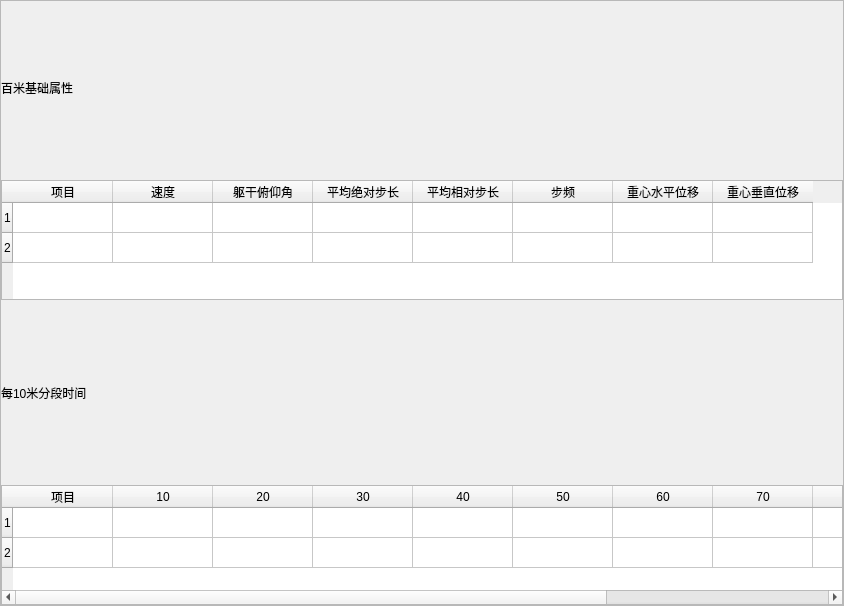
<?xml version="1.0" encoding="UTF-8"?>
<ui version="4.0">
 <class>Form</class>
 <widget class="QWidget" name="Form">
  <property name="geometry">
   <rect>
    <x>0</x>
    <y>0</y>
    <width>844</width>
    <height>606</height>
   </rect>
  </property>
  <property name="windowTitle">
   <string>Form</string>
  </property>
  <layout class="QHBoxLayout" name="horizontalLayout">
   <property name="leftMargin">
    <number>0</number>
   </property>
   <property name="topMargin">
    <number>0</number>
   </property>
   <property name="rightMargin">
    <number>0</number>
   </property>
   <property name="bottomMargin">
    <number>0</number>
   </property>
   <item>
    <widget class="QScrollArea" name="scrollArea">
     <property name="widgetResizable">
      <bool>true</bool>
     </property>
     <widget class="QWidget" name="scrollAreaWidgetContents">
      <property name="geometry">
       <rect>
        <x>0</x>
        <y>0</y>
        <width>842</width>
        <height>604</height>
       </rect>
      </property>
      <layout class="QHBoxLayout" name="horizontalLayout_2">
       <property name="leftMargin">
        <number>0</number>
       </property>
       <property name="topMargin">
        <number>0</number>
       </property>
       <property name="rightMargin">
        <number>0</number>
       </property>
       <property name="bottomMargin">
        <number>0</number>
       </property>
       <item>
        <layout class="QVBoxLayout" name="verticalLayout">
         <item>
          <widget class="QLabel" name="label">
           <property name="text">
            <string>百米基础属性</string>
           </property>
          </widget>
         </item>
         <item>
          <widget class="QTableWidget" name="f1">
           <property name="maximumSize">
            <size>
             <width>16777215</width>
             <height>120</height>
            </size>
           </property>
           <property name="rowCount">
            <number>2</number>
           </property>
           <property name="columnCount">
            <number>8</number>
           </property>
           <row/>
           <row/>
           <column>
            <property name="text">
             <string>项目</string>
            </property>
           </column>
           <column>
            <property name="text">
             <string>速度</string>
            </property>
           </column>
           <column>
            <property name="text">
             <string>躯干俯仰角</string>
            </property>
           </column>
           <column>
            <property name="text">
             <string>平均绝对步长</string>
            </property>
           </column>
           <column>
            <property name="text">
             <string>平均相对步长</string>
            </property>
           </column>
           <column>
            <property name="text">
             <string>步频</string>
            </property>
           </column>
           <column>
            <property name="text">
             <string>重心水平位移</string>
            </property>
           </column>
           <column>
            <property name="text">
             <string>重心垂直位移</string>
            </property>
           </column>
          </widget>
         </item>
         <item>
          <widget class="QLabel" name="label_2">
           <property name="text">
            <string>每10米分段时间</string>
           </property>
          </widget>
         </item>
         <item>
          <widget class="QTableWidget" name="f2">
           <property name="maximumSize">
            <size>
             <width>16777215</width>
             <height>120</height>
            </size>
           </property>
           <property name="rowCount">
            <number>2</number>
           </property>
           <property name="columnCount">
            <number>11</number>
           </property>
           <row/>
           <row/>
           <column>
            <property name="text">
             <string>项目</string>
            </property>
           </column>
           <column>
            <property name="text">
             <string>10</string>
            </property>
           </column>
           <column>
            <property name="text">
             <string>20</string>
            </property>
           </column>
           <column>
            <property name="text">
             <string>30</string>
            </property>
           </column>
           <column>
            <property name="text">
             <string>40</string>
            </property>
           </column>
           <column>
            <property name="text">
             <string>50</string>
            </property>
           </column>
           <column>
            <property name="text">
             <string>60</string>
            </property>
           </column>
           <column>
            <property name="text">
             <string>70</string>
            </property>
           </column>
           <column>
            <property name="text">
             <string>80</string>
            </property>
           </column>
           <column>
            <property name="text">
             <string>90</string>
            </property>
           </column>
           <column>
            <property name="text">
             <string>100</string>
            </property>
           </column>
          </widget>
         </item>
        </layout>
       </item>
      </layout>
     </widget>
    </widget>
   </item>
  </layout>
 </widget>
 <resources/>
 <connections/>
</ui>
